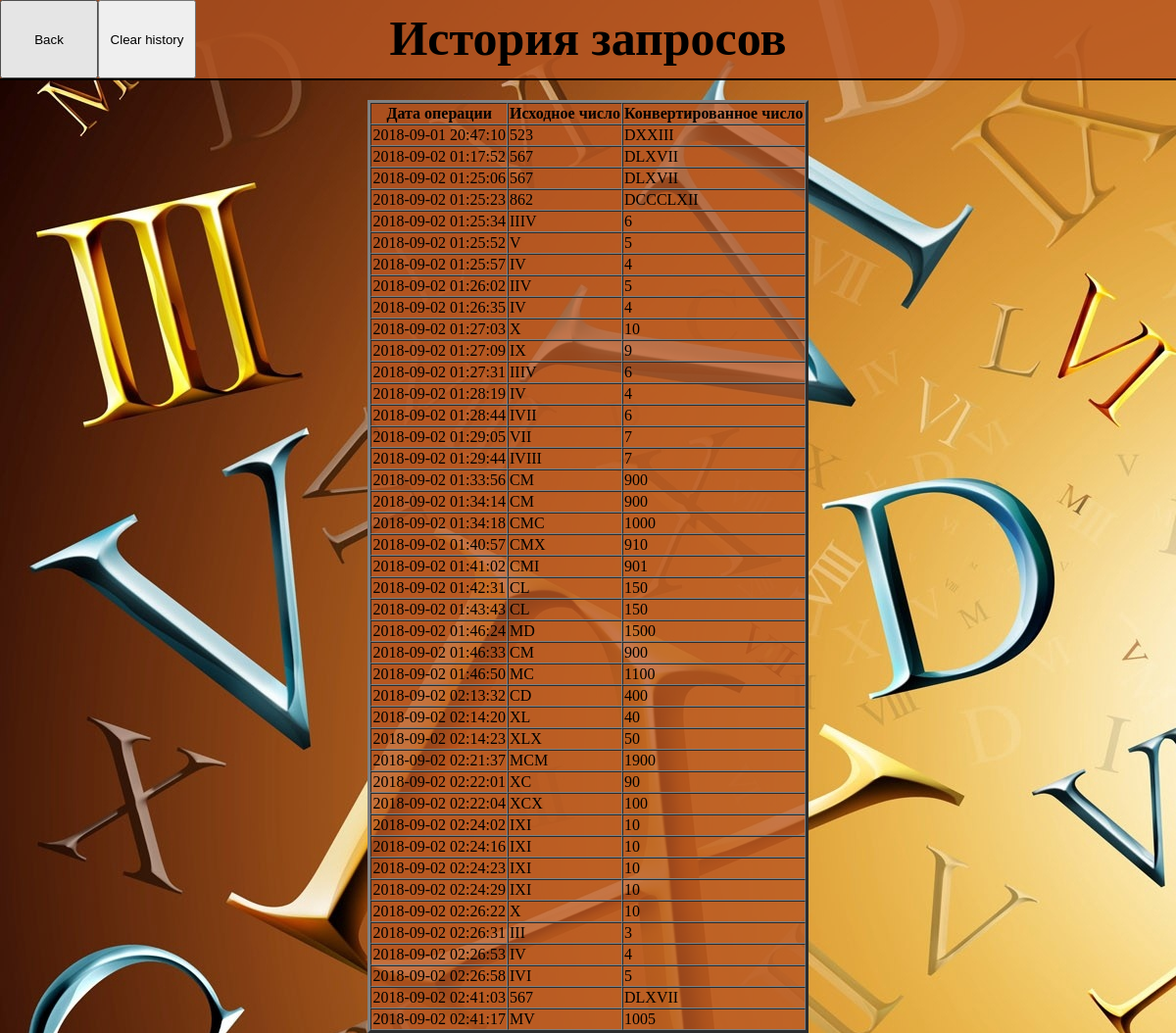
The page /db-data on the database its author committed.
### tables this page shows
CREATE TABLE "queries" (
	`date`	TEXT,
	`number`	TEXT,
	`convert_number`	TEXT
);

### app.py (the view)
@app.route('/db-data')  # лог запросов
def db_data():
    data = db_read()
    return render_template('db_data.html', data=data)

### dboperations.py (called while the page is built)
def db_read():
    conn = db.connect('database.db')
    cursor = conn.cursor()
    cursor.execute("SELECT * FROM queries")
    return cursor.fetchall()

### templates/db_data.html (shortened to what this page needs)
<!doctype html>
<html lang="en">
<head>
    <link rel="stylesheet" href="/static/css/style.css">
</head>
<body>
    <div id="header"><h1>История запросов</h1></div>
    <input id="b-back" type="button" onclick="location.href='/'" value="Back" />
    <input id="b-clear" type="button" onclick="location.href='/db-data-cleared'" value="Clear history">
    <table border="3"  cellspacing="0" align="center" style="background: rgba(185, 87, 34, 0.8);">
        <tr>
            <th>Дата операции</th>
            <th>Исходное число</th>
            <th>Конвертированное число</th>
        </tr>
        {% for date, number, convert_number in data %}
            <tr>
                <td>{{ date }}</td>
                <td>{{ number }}</td>
                <td>{{ convert_number }}</td>
            </tr>
        {% endfor %}
    </table>
</body>
</html>

### static/css/style.css (style rules this page uses)
body { margin: 0; background-image: url(/static/img/roman.jpg); }
#header { height: 80px; margin-bottom: 20px; background: rgba(185, 87, 34, 0.8); border-bottom: 2px solid black; text-align: center; }
#header h1 { margin: 0; padding: 10px; font-family: Impact; font-size: 50px; }
#b-hist, #b-back, #b-clear { position: absolute; height: 80px; width: 100px; }
#b-back { top: 0; left: 0; }
#b-clear { top:0; left: 100px; }

### rows shown on the page
queries: date "2018-09-01 20:47:10", number "523", convert_number "DXXIII"
queries: date "2018-09-02 01:17:52", number "567", convert_number "DLXVII"
queries: date "2018-09-02 01:25:06", number "567", convert_number "DLXVII"
queries: date "2018-09-02 01:25:23", number "862", convert_number "DCCCLXII"
queries: date "2018-09-02 01:25:34", number "IIIV", convert_number "6"
queries: date "2018-09-02 01:25:52", number "V", convert_number "5"
queries: date "2018-09-02 01:25:57", number "IV", convert_number "4"
queries: date "2018-09-02 01:26:02", number "IIV", convert_number "5"
queries: date "2018-09-02 01:26:35", number "IV", convert_number "4"
queries: date "2018-09-02 01:27:03", number "X", convert_number "10"
queries: date "2018-09-02 01:27:09", number "IX", convert_number "9"
queries: date "2018-09-02 01:27:31", number "IIIV", convert_number "6"
queries: date "2018-09-02 01:28:19", number "IV", convert_number "4"
queries: date "2018-09-02 01:28:44", number "IVII", convert_number "6"
queries: date "2018-09-02 01:29:05", number "VII", convert_number "7"
queries: date "2018-09-02 01:29:44", number "IVIII", convert_number "7"
queries: date "2018-09-02 01:33:56", number "CM", convert_number "900"
queries: date "2018-09-02 01:34:14", number "CM", convert_number "900"
queries: date "2018-09-02 01:34:18", number "CMC", convert_number "1000"
queries: date "2018-09-02 01:40:57", number "CMX", convert_number "910"
queries: date "2018-09-02 01:41:02", number "CMI", convert_number "901"
queries: date "2018-09-02 01:42:31", number "CL", convert_number "150"
queries: date "2018-09-02 01:43:43", number "CL", convert_number "150"
queries: date "2018-09-02 01:46:24", number "MD", convert_number "1500"
queries: date "2018-09-02 01:46:33", number "CM", convert_number "900"
queries: date "2018-09-02 01:46:50", number "MC", convert_number "1100"
queries: date "2018-09-02 02:13:32", number "CD", convert_number "400"
queries: date "2018-09-02 02:14:20", number "XL", convert_number "40"
queries: date "2018-09-02 02:14:23", number "XLX", convert_number "50"
queries: date "2018-09-02 02:21:37", number "MCM", convert_number "1900"
queries: date "2018-09-02 02:22:01", number "XC", convert_number "90"
queries: date "2018-09-02 02:22:04", number "XCX", convert_number "100"
queries: date "2018-09-02 02:24:02", number "IXI", convert_number "10"
queries: date "2018-09-02 02:24:16", number "IXI", convert_number "10"
queries: date "2018-09-02 02:24:23", number "IXI", convert_number "10"
queries: date "2018-09-02 02:24:29", number "IXI", convert_number "10"
queries: date "2018-09-02 02:26:22", number "X", convert_number "10"
queries: date "2018-09-02 02:26:31", number "III", convert_number "3"
queries: date "2018-09-02 02:26:53", number "IV", convert_number "4"
queries: date "2018-09-02 02:26:58", number "IVI", convert_number "5"
queries: date "2018-09-02 02:41:03", number "567", convert_number "DLXVII"
queries: date "2018-09-02 02:41:17", number "MV", convert_number "1005"
